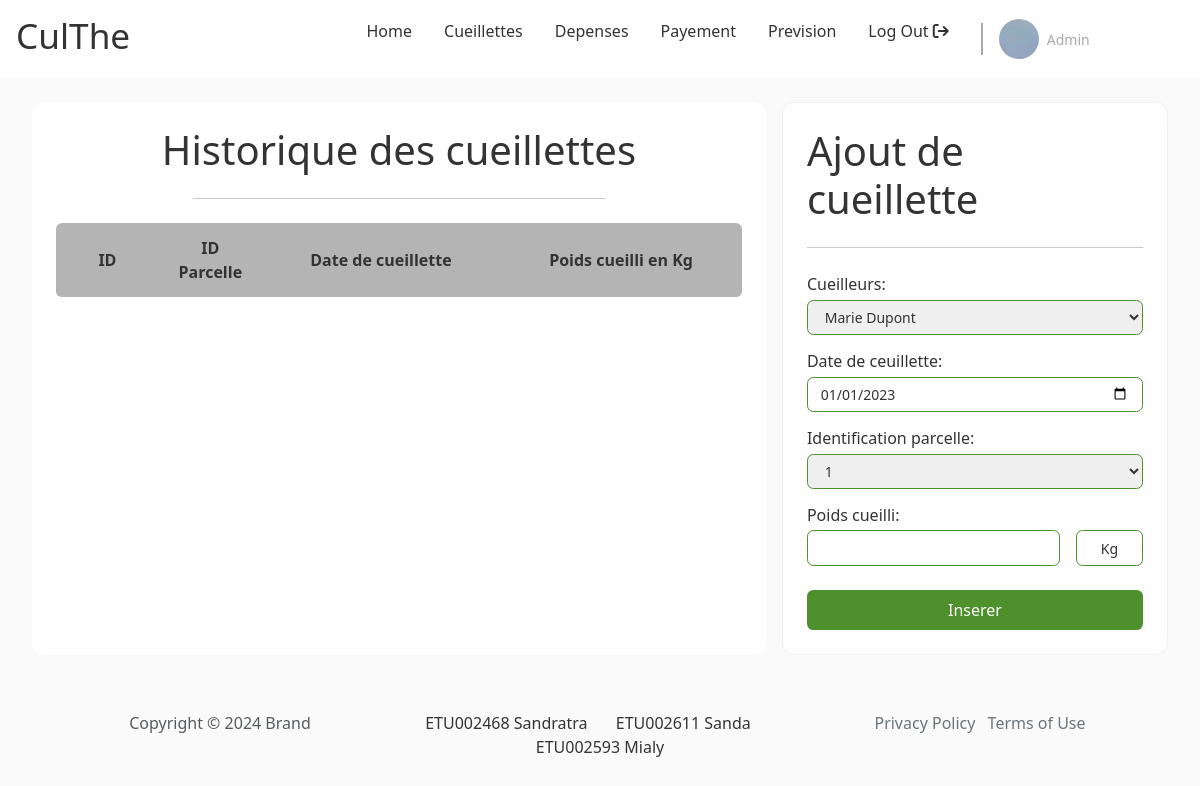
The page /pages/client/main.php?page=cueillettes on the database as committed earlier.
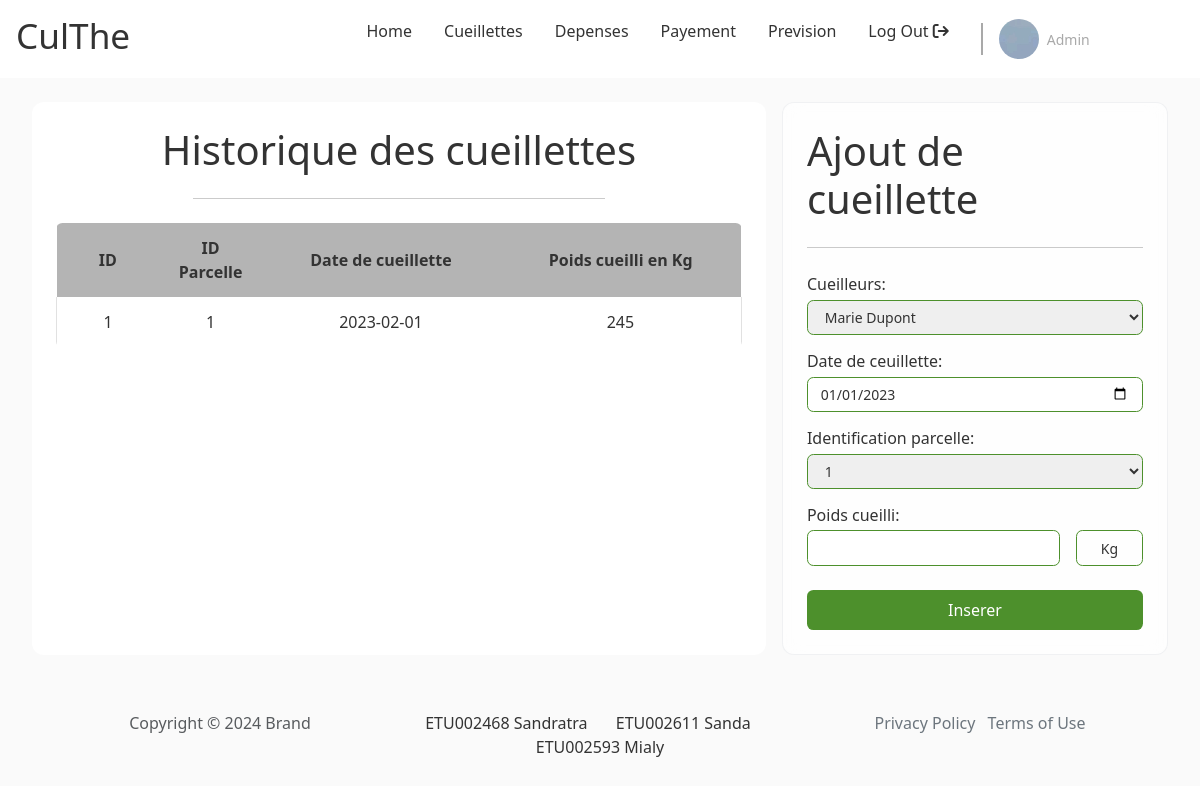
The same page on the database as committed later.
### tables this page shows
CREATE TABLE culthe_cueillette(
    id INT PRIMARY KEY AUTO_INCREMENT,
    id_cueilleur INT NOT NULL, 
    id_parcelle INT NOT NULL, 
    date_cueillette DATE NOT NULL, 
    poids_cueilli DECIMAL NOT NULL, 
    FOREIGN KEY(id_cueilleur) REFERENCES culthe_cueilleur(id),
    FOREIGN KEY(id_parcelle) REFERENCES culthe_parcelle(id)
);

### inc/connexion.php (called while the page is built)
<?php
    function dbconnect(){
        static $connect = null;
        if ($connect===null) {
            $connect = mysqli_connect('172.20.0.167','ETU002468','IGUAHu7qSHWS','db_p16_ETU002468');
        }
        return $connect;
    }

### inc/admin/function_cueilleur.php (called while the page is built, shortened)
<?php
    function get_all_info_cueilleur(){
        $request = "SELECT * FROM v_culthe_info_cueilleur";
        $temp = mysqli_query(dbconnect(),$request);
        $result = [];
        while($donne = mysqli_fetch_array($temp)){
            $result[] = $donne;
        }
        return $result;
    }

### inc/admin/function_parcelle.php (called while the page is built, shortened)
<?php
    function get_all_info_parcelle(){
        $request = "SELECT * FROM v_culthe_info_parcelle";
        $temp = mysqli_query(dbconnect(),$request);
        $result = array();
        while($donne = mysqli_fetch_array($temp)){
            $result[] = $donne;
        }
        return $result;
    }
?>

### inc/user/function_user.php (called while the page is built, shortened)
<?php
    function get_all_cueillette(){
        $request = "SELECT * FROM culthe_cueillette";
        $temp = mysqli_query(dbconnect(),$request);
        $result = array();
        while($donne = mysqli_fetch_array($temp)){
            $result[] = $donne;
        }
        return $result;
    }
?>

### pages/client/cueillettes.php (the view, shortened to what this page needs)
<?php
    $cueillettes = get_all_cueillette();
    $parcelles = get_all_info_parcelle();
    $cueilleurs = get_all_info_cueilleur();
?>
<div class="body double-col">
        <section class="left">
            <h1 class="section__title">Historique des cueillettes</h1>
            <hr class="section__sep">
            <div class="section__content">
                <table>
                    <tr>
                        <th class="id number">ID</th>
                        <th class="id number">ID Parcelle</th>
                        <th class="date">Date de cueillette</th>
                        <th class="number">Poids cueilli en Kg</th>
                    </tr>
                    <?php foreach( $cueillettes as &$value ) { ?>
                    <tr>
                        <td class="id number"><?php echo $value['id']; ?></td>
                        <td class="id number"><?php echo$value['id_parcelle']; ?></td>
                        <td class="name"><?php echo $value['date_cueillette'] ?></td>
                        <td class="name"><?php echo $value['poids_cueilli']; ?></td>
                    </tr>
                    <?php } ?>
                </table>
            </div>
        </section>
        <section class="right">
            <form id="form" class="form">
                <h1 class="form__title">Ajout de cueillette</h1>
                <hr class="form__sep">
                <div class="form__content">
                     <div class="form__input vertical">
                        <label for="field" class="form__label">Cueilleurs:</label>
                        <select name="cueilleur" id="cueilleur" class="form__input-field">
                            <?php foreach( $cueilleurs as &$value ) { ?>
                                <option value="<?php echo $value['id']; ?>"><?php echo $value['nom']; ?></option>
                            <?php } ?>
                        </select>
                    </div>
                    <div class="form__input vertical">
                        <label for="date_harvest" class="form__label">Date de ceuillette:</label>
                        <input type="date" name="date_cueillete" id="date_cueillette" class="form__input-field" value="2023-01-01"/>
                    </div>
                    <div class="form__input vertical">
                        <label for="field" class="form__label">Identification parcelle:</label>
                        <select name="parcelle" id="parcelle" class="form__input-field">
                            <?php foreach( $parcelles as &$value ) { ?>
                                <option value="<?php echo $value['id_parcelle']; ?>"><?php echo $value['numero_parcelle']; ?></option>
                            <?php } ?>
                        </select>
                    </div>
                    <div class="form__input vertical">
                        <label for="weight_harvest" class="form__label">Poids cueilli:</label>
                        <div>
                            <input type="number" name="poids" id="poids" class="form__input-field" />
                            <span class="form__input-field unit">Kg</span>
                        </div>
                    </div>
                </div>
                <input type="submit" value="Inserer" class="form__submit btn" id="form__submit btn" />
            </form>
        </section>
    </div>

### pages/client/main.php (shortened to what this page needs)
<?php
    $include = "resultat.php";
    if(isset($_GET["page"])){
        $include = "../client/" . $_GET["page"] . ".php";
    }
?>
<!DOCTYPE html>
<html lang="en">
<head>
    <link rel="stylesheet" href="../../assets/lib/bootstrap-5.3.2-dist/css/bootstrap.min.css">
    <link rel="stylesheet" href="../../assets/lib/fontawesome-free-6.4.2-web/css/fontawesome.css">
    <link rel="stylesheet" href="../../assets/lib/fontawesome-free-6.4.2-web/css/all.css">
    <link rel="stylesheet" href="../../assets/css/style.css">
    <link rel="stylesheet" href="../../assets/css/index.css">
    <link rel="stylesheet" href="../../assets/css/form.css">
    <link rel="stylesheet" href="../../assets/css/home.css">
    <link rel="stylesheet" href="../../assets/css/layout.css">
</head>
<body>
    <?php include("header.php"); ?>
    <?php if(isset($include)) {?>
    <?php include("../client/" . $include); ?>
    <?php }else{ ?>
        <?php include("../client/resultat.php"); ?>
    <?php } ?>
    <?php include("../shared/footer.php"); ?>
</body>
</html>

### pages/client/header.php (shortened to what this page needs)
<header id="main-header">
        <h1 class="header__logo"><a href="main.php?page=resultat">CulThe</a></h1>
        <div>
            <nav class="header__nav nav">
                <ul>
                    <li class="nav__item"><a href="main.php?page=resultat">Home</a></li>
                    <li class="nav__item"><a href="main.php?page=cueillettes">Cueillettes</a></li>
                    <li class="nav__item"><a href="main.php?page=depenses">Depenses</a></li>
                    <li class="nav__item"><a href="main.php?page=payement">Payement</a></li>
                    <li class="nav__item"><a href="main.php?page=prevision">Prevision</a></li>
                    <li class="nav__item"><a href="../../handler/client/logOut.php">Log Out <i class="fa fa-sign-out"></i></a></li>
                </ul>
            </nav>
            <span class="vertical-sep"></span>
            <div class="header__profile profile">
                <div class="profile__img">
                    <img src="../../assets/images/002.jpg" alt="Profile image">
                </div>
                <div class="profile__details">
                    <span class="profile__status">Admin</span>
                </div>
            </div>
        </div>
    </header>

### pages/shared/footer.php
<footer class="text-center py-4">
    <div class="container">
        <div class="row row-cols-1 row-cols-lg-3">
            <div class="col">
                <p class="text-muted my-2">Copyright © 2024 Brand</p>
            </div>
            <div class="col">
                <ul class="list-inline my-2">
                    <li class="list-inline-item me-4">ETU002468 Sandratra</li>
                    <li class="list-inline-item me-4">ETU002611 Sanda</li>
                    <li class="list-inline-item">ETU002593 Mialy</li>
                </ul>
            </div>
            <div class="col">
                <ul class="list-inline my-2">
                    <li class="list-inline-item"><a class="link-secondary" href="#">Privacy Policy</a></li>
                    <li class="list-inline-item"><a class="link-secondary" href="#">Terms of Use</a></li>
                </ul>
            </div>
        </div>
    </div>
</footer>

### assets/css/index.css (style rules this page uses)
:root { --primary: white; --secondary: lightgray; --accent: #4d902c; --text--main: #333333; --text--muted: darkgray; --text--100: .875rem; --text--300: 1rem; --text--500: 2.2rem; --border--soft: .4rem; --bg: rgb(250,250, 250); font-size: 1em; box-sizing: border-box; }
*, *::before, *::after { box-sizing: inherit; margin: 0; padding: 0; color: var(--text--main); text-decoration: none; }
html { color: var(--text--main); font-family: system-ui, -apple-system, BlinkMacSystemFont, 'Segoe UI', Roboto, Oxygen, Ubuntu, Cantarell, 'Open Sans', 'Helvetica Neue', sans-serif; }
body { min-height: 100vh; }
body>*+* { margin-top: 1.5rem; }
.btn { padding: .5rem 1rem; border: none; border-radius: var(--border--soft); background-color: var(--accent); }

### assets/css/form.css (style rules this page uses)
.form { padding: 1.5rem; border-radius: var(--border--soft); backdrop-filter: blur(10px) saturate(180%); -webkit-backdrop-filter: blur(10px) saturate(180%); background-color: rgba(255, 255, 255, 0.7); border-radius: 12px; border: 1px solid rgba(209, 213, 219, 0.3); }
.form>*+* { margin-top: 1.5rem; }
.form__title { margin: 0; }
.form__content>*+* { margin-top: .875rem; }
.form__input.vertical { display: flex; flex-direction: column; gap: .2rem; width: 100%; }
.form__input > div { display: flex; align-items: center; gap: 1rem; width: 100%; }
.form__input > div > * { flex-grow: 1; }
.form__input > div > .unit { flex-grow: 0; flex-basis: 20%; text-align: center; }
.form__input-field { padding: .4rem .8rem; border: 1px solid var(--accent); border-radius: var(--border--soft); font-size: var(--text--100); }
.form__submit { display: block; width: 100%; color: white; }

### assets/css/home.css (style rules this page uses)
body { background-color: var(--bg); }
#main-header { display: flex; align-items: center; justify-content: space-between; padding-left: 1rem; padding-right: 1rem; background-color: white; }
#main-header > div { display: flex; align-items: center; gap: 1rem; }
.header__logo { font-size: var(--text--500); }
.nav ul { display: flex; align-items: center; }
.nav__item { list-style-type: none; }
.nav__item a { display: inline-block; padding: 1.2rem 1rem; }
.vertical-sep { height: 2rem; border-left: 2px solid var(--text--muted); }
.profile { display: flex; align-items: center; justify-content: flex-start; gap: 0.5rem; }
.profile__img { overflow: hidden; aspect-ratio: 1 / 1; width: 2.5rem; border-radius: 50%; object-fit: cover; }
.profile__details { display: flex; flex-direction: column; }
.profile__status { color: var(--text--muted); font-size: var(--text--100); }

### assets/css/layout.css (style rules this page uses)
.body { margin-left: 2rem; margin-right: 2rem; }
.double-col { display: flex; gap: 1rem; }
.double-col>*>*+* { margin-top: 1.5rem; }
.double-col .left { flex-basis: 65%; }
.double-col .right { flex-grow: 1; }
.left { padding: 1.5rem; border-radius: 12px; background-color: white; }
.left .section__title { text-align: center; }
.left .section__sep { width: 60%; margin-left: auto; margin-right: auto; }
.left table { overflow: hidden; border-spacing: 0; width: 100%; margin: auto auto; border-radius: var(--border--soft); border-bottom: 1px solid rgb(225, 225, 225); }
.left th, .left td { padding: .8rem 1rem; text-align: center; }
.left th { background-color: rgb(180, 180, 180); }
.left td:first-child { border-left: 1px solid rgb(225, 225, 225); }
.left td:last-child { border-right: 1px solid rgb(225, 225, 225); }
.left tr:last-child td, .left tr:not(:first-child) td { border-bottom: 1px solid rgb(225, 225, 225); }
.left .id { width: 15%; text-align: center; }
.left .name, .left .date { text-align: center; }

Rows that differ between the two databases and show on the page:
added culthe_cueillette: id "1", id_parcelle "1", date_cueillette "2023-02-01", poids_cueilli "245"
